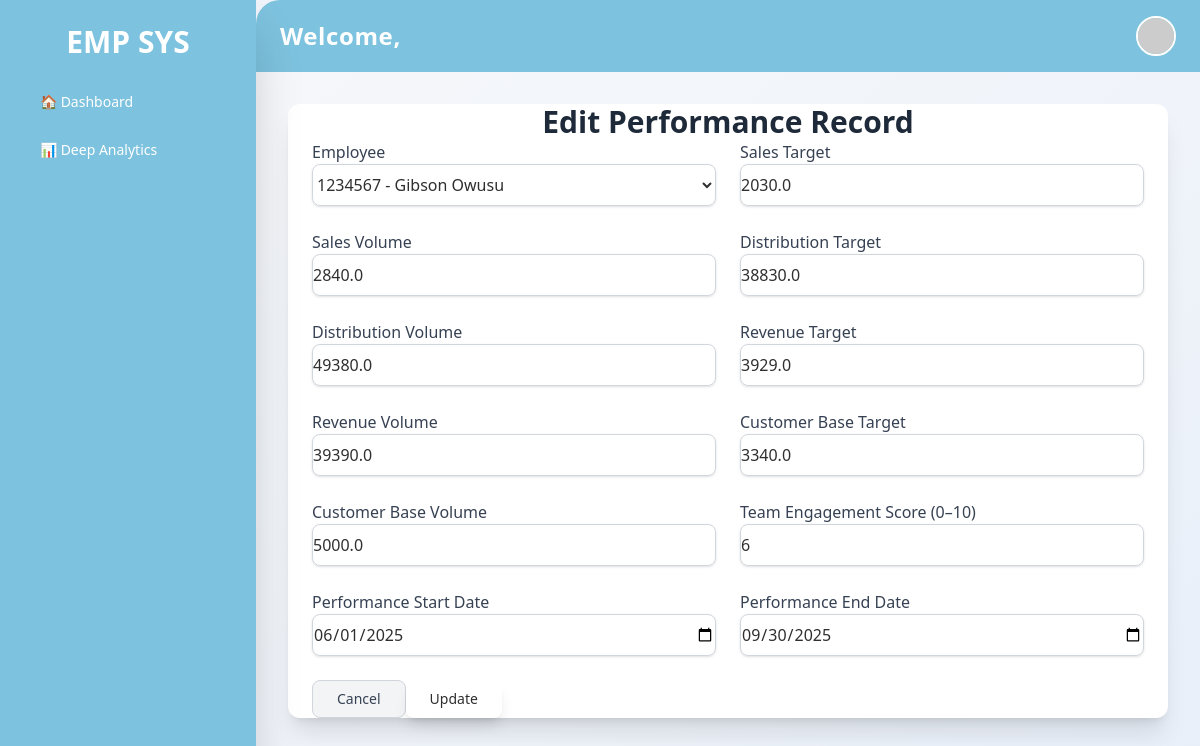
The app's page /performance/2/edit/ (signed in) with its own data.
### performance_app/models.py (models this page shows, shortened)
class User(AbstractBaseUser, PermissionsMixin):
    ROLE_CHOICES = [
        ('HR', 'HR'),
        ('HIGH_MANAGER', 'High Level Manager'),
        ('MIDDLE_MANAGER', 'Middle Level Manager'),
        ('MANAGER', 'Low Level Manager'),
        ('EMPLOYEE', 'Employee'),
    ]
    employee_id = models.CharField(max_length=20, unique=True)
    role = models.CharField(max_length=20, choices=ROLE_CHOICES)
    branch = models.CharField(max_length=100, blank=True, null=True)
    is_active = models.BooleanField(default=True)
    is_staff = models.BooleanField(default=False)
    USERNAME_FIELD = 'employee_id'
    REQUIRED_FIELDS = []
    objects = CustomUserManager()
    def __str__(self):
        return f"{self.employee_id} - {self.role}"

class PerformanceRecord(models.Model):
    employee = models.ForeignKey(EmployeeProfile, on_delete=models.CASCADE)
    sales_target = models.FloatField(default=0.00)
    sales_volume = models.FloatField(default=0.00)
    distribution_target = models.FloatField(default=0.00)
    distribution_volume = models.FloatField(default=0.00)
    revenue_target = models.FloatField(default=0.00)
    revenue_volume = models.FloatField(default=0.00)
    customer_base_target = models.FloatField(default=0.00)
    customer_base_volume = models.FloatField(default=0.00)
    team_engagement_score = models.IntegerField(default=0)  # e.g., from 1 to 10
    performance_start_date = models.DateField(blank=True, null=True)
    performance_end_date = models.DateField(blank=True, null=True)
    data_created = models.DateTimeField(auto_now_add=True, blank=True, null=True)
    data_updated = models.DateTimeField(auto_now=True, blank=True, null=True)
    created_by = models.ForeignKey(User, related_name='created_records', on_delete=models.CASCADE, null=True, blank=True)
    updated_by = models.ForeignKey(User, related_name='updated_records', on_delete=models.CASCADE, null=True, blank=True)

### performance_app/views.py (the view)
# urls.py: path('performance/<int:pk>/edit/', views.edit_performance_record, name='edit_performance_record'),
@login_required
def edit_performance_record(request, pk):
    record = get_object_or_404(PerformanceRecord, pk=pk)
    if request.method == 'POST':
        form = PerformanceRecordForm(request.POST, instance=record)
        if form.is_valid():
            form.save()
            messages.success(request, '✅ Performance record updated successfully.')
            return redirect('performance_record_list')
        else:
            messages.error(request, '❌ Please correct the errors below.')
    else:
        form = PerformanceRecordForm(instance=record)
    return render(request, 'dashboard/low_level_manager/edit_performance_records.html', {'form': form, 'record': record})

### performance_app/models.py (called while the page is built)
    def __str__(self):
        return f"{self.user.employee_id} - {self.first_name} {self.last_name}"

### theme/templates/dashboard/low_level_manager/edit_performance_records.html (shortened to what this page needs)
{% extends 'base.html' %}
{% block content %}
<div class="container mx-auto py-10 px-6 py-8 bg-white shadow-xl rounded-xl animate__animated animate__fadeIn">
    <h2 class="text-3xl font-bold text-gray-800 mb-8 text-center">Edit Performance Record</h2>
    <form method="post" class="space-y-6">
        <div class="grid grid-cols-1 md:grid-cols-2 gap-6">
            <div>
                <label class="text-gray-700 font-medium">Employee</label>
                {{ form.employee }}
            </div>
            <div>
                <label class="text-gray-700 font-medium">Sales Target</label>
                {{ form.sales_target }}
            </div>
            <div>
                <label class="text-gray-700 font-medium">Sales Volume</label>
                {{ form.sales_volume }}
            </div>
            <div>
                <label class="text-gray-700 font-medium">Distribution Target</label>
                {{ form.distribution_target }}
            </div>
            <div>
                <label class="text-gray-700 font-medium">Distribution Volume</label>
                {{ form.distribution_volume }}
            </div>
            <div>
                <label class="text-gray-700 font-medium">Revenue Target</label>
                {{ form.revenue_target }}
            </div>
            <div>
                <label class="text-gray-700 font-medium">Revenue Volume</label>
                {{ form.revenue_volume }}
            </div>
            <div>
                <label class="text-gray-700 font-medium">Customer Base Target</label>
                {{ form.customer_base_target }}
            </div>
            <div>
                <label class="text-gray-700 font-medium">Customer Base Volume</label>
                {{ form.customer_base_volume }}
            </div>
            <div>
                <label class="text-gray-700 font-medium">Team Engagement Score (0–10)</label>
                {{ form.team_engagement_score }}
            </div>
            <div>
                <label class="text-gray-700 font-medium">Performance Start Date</label>
                {{ form.performance_start_date }}
            </div>
            <div>
                <label class="text-gray-700 font-medium">Performance End Date</label>
                {{ form.performance_end_date }}
            </div>
        </div>
        <div class="flex justify-end gap-5 my-8">
            <a href="{% url 'performance_record_list' %}"
               class="group relative inline-flex items-center px-6 py-2 text-sm font-medium rounded-lg bg-gray-100 text-gray-700 border border-gray-300 shadow hover:bg-gray-200 hover:shadow-md focus:outline-none transition-all duration-300 ease-in-out">
                Cancel
            </a>
            <button type="submit"
                    class="group relative inline-flex items-center px-6 py-2 text-sm font-medium rounded-lg bg-green-600 text-green-600 shadow-lg hover:bg-green-700 hover:shadow-xl focus:outline-none transition-all duration-300 ease-in-out">
                Update
            </button>
        </div>
    </form>
</div>
{% endblock %}

### records on screen
User: employee "1234567 - Gibson Owusu"
PerformanceRecord: sales_target "2030.0", sales_volume "2840.0", distribution_target "38830.0", distribution_volume "49380.0", revenue_target "3929.0", revenue_volume "39390.0", customer_base_target "3340.0", customer_base_volume "5000.0", team_engagement_score "6", performance_start_date "06/01/2025", performance_end_date "09/30/2025"
